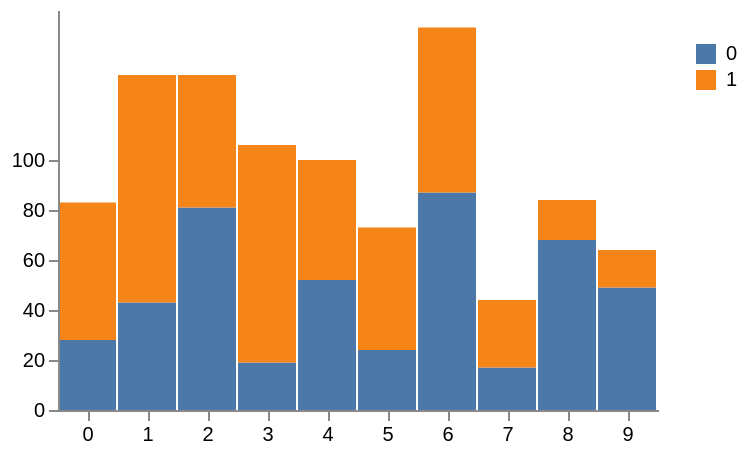

The Vega-Lite source for this figure:
### Vega specification from a JSON file in a GitHub repository (floating-point values rounded to 4 significant figures)
{"$schema": "https://vega.github.io/schema/vega/v3.json", "width": 300, "height": 200, "padding": 5, "data": {"name": "table", "values": [{"x": 0, "y": 28, "variable": 0}, {"x": 0, "y": 55, "variable": 1}, {"x": 1, "y": 43, "variable": 0}, {"x": 1, "y": 91, "variable": 1}, {"x": 2, "y": 81, "variable": 0}, {"x": 2, "y": 53, "variable": 1}, {"x": 3, "y": 19, "variable": 0}, {"x": 3, "y": 87, "variable": 1}, {"x": 4, "y": 52, "variable": 0}, {"x": 4, "y": 48, "variable": 1}, {"x": 5, "y": 24, "variable": 0}, {"x": 5, "y": 49, "variable": 1}, {"x": 6, "y": 87, "variable": 0}, {"x": 6, "y": 66, "variable": 1}, {"x": 7, "y": 17, "variable": 0}, {"x": 7, "y": 27, "variable": 1}, {"x": 8, "y": 68, "variable": 0}, {"x": 8, "y": 16, "variable": 1}, {"x": 9, "y": 49, "variable": 0}, {"x": 9, "y": 15, "variable": 1}], "transform": [{"type": "stack", "groupby": ["x"], "sort": {"field": "index", "order": "descending"}, "field": "y"}]}, "scales": [{"name": "x", "type": "band", "range": "width", "domain": {"data": "table", "field": "x"}}, {"name": "y", "type": "linear", "range": "height", "nice": true, "zero": true, "domain": {"data": "table", "field": "y1"}}, {"name": "color", "type": "ordinal", "range": "category", "domain": {"data": "table", "field": "variable"}}], "legends": [{"fill": "color", "title": "", "orient": "right", "encode": {"symbols": {"enter": {"shape": {"value": "square"}}}, "labels": {"update": {"text": {"field": "value"}}}}}], "axes": [{"orient": "bottom", "scale": "x", "zindex": 1}, {"orient": "left", "scale": "y", "zindex": 1, "values": [0, 20, 40, 60, 80, 100]}], "marks": [{"type": "rect", "from": {"data": "table"}, "encode": {"enter": {"x": {"scale": "x", "field": "x"}, "width": {"scale": "x", "band": 1, "offset": -1}, "y": {"scale": "y", "field": "y0"}, "y2": {"scale": "y", "field": "y1"}, "fill": [{"test": "false && datum.color", "field": "color"}, {"scale": "color", "field": "variable"}]}, "update": {"fillOpacity": {"value": 1}}, "hover": {"fillOpacity": {"value": 1}}}}, {"type": "text", "from": {"data": "table"}, "interactive": false, "encode": {"enter": {"text": {"field": "display"}, "x": {"scale": "x", "field": "x"}, "y": {"scale": "y", "field": "y0"}, "dx": {"value": 8}, "dy": {"value": -2}, "align": {"value": "left"}, "baseline": {"value": "bottom"}}}}]}
